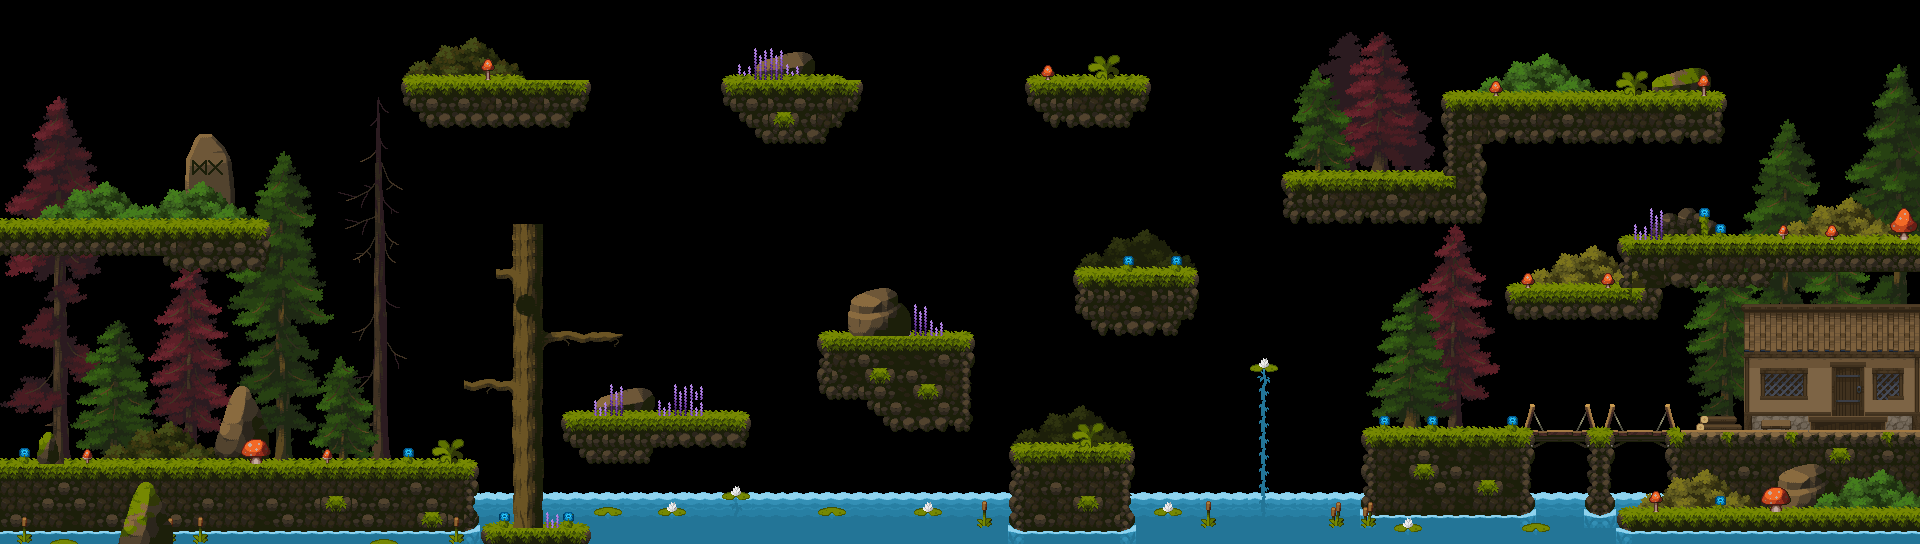

A level layout from a 2D game, rendered from its tile map. Below: a short description, then the map file with tile-grid data replaced by summaries:
An orthogonal 120x34 tile map with 16x16 px tiles, 6 tile layers (Background4, Background3, Background2, Background1, ...), 5 tilesets and 41 objects (28x Coin, 3x SnailLeft, 3x BoarRight, 2x Potion, 2x SnailRight, ...).

<map version="1.10" tiledversion="1.11.2" orientation="orthogonal" renderorder="right-down" width="120" height="34" tilewidth="16" tileheight="16" infinite="0" nextlayerid="14" nextobjectid="61">
 <editorsettings>
  <export target="level_embedded..tmx" format="tmx" />
 </editorsettings>
 <tileset firstgid="1" name="Tiles_alpha" tilewidth="16" tileheight="16" tilecount="625" columns="25" backgroundcolor="#00000000">
  <image source="../../Assets/SpriteSheets/Legacy-Fantasy - High Forest 2.3/Assets/Tiles.png" trans="000000" width="400" height="400" />
 </tileset>
 <tileset firstgid="626" name="Red-Tree_alpha" tilewidth="16" tileheight="16" tilecount="6300" columns="84">
  <image source="../../Assets/SpriteSheets/Legacy-Fantasy - High Forest 2.3/Trees/Red-Tree.png" trans="000000" width="1344" height="1200" />
 </tileset>
 <tileset firstgid="6926" name="Green-Tree_alpha" tilewidth="16" tileheight="16" tilecount="6300" columns="84">
  <image source="../../Assets/SpriteSheets/Legacy-Fantasy - High Forest 2.3/Trees/Green-Tree.png" trans="000000" width="1344" height="1200" />
 </tileset>
 <tileset firstgid="13226" name="Props-Rocks_alpha" tilewidth="16" tileheight="16" tilecount="378" columns="18">
  <image source="../../Assets/SpriteSheets/Legacy-Fantasy - High Forest 2.3/Assets/Props-Rocks.png" trans="000000" width="288" height="336" />
 </tileset>
 <tileset firstgid="13604" name="Buildings_alpha" tilewidth="16" tileheight="16" tilecount="625" columns="25">
  <image source="../../Assets/SpriteSheets/Legacy-Fantasy - High Forest 2.3/Assets/Buildings.png" trans="000000" width="400" height="400" />
 </tileset>
 <layer id="8" name="Background4" width="120" height="34">
  <data>[4080 cells, 1852 non-empty, 805 distinct tile ids]</data>
 </layer>
 <layer id="6" name="Background3" width="120" height="34">
  <data>[4080 cells, 816 non-empty, 410 distinct tile ids]</data>
 </layer>
 <layer id="1" name="Background2" width="120" height="34">
  <data>[4080 cells, 316 non-empty, 184 distinct tile ids]</data>
 </layer>
 <layer id="13" name="Background1" width="120" height="34">
  <data>[4080 cells, 108 non-empty, 28 distinct tile ids]</data>
 </layer>
 <layer id="2" name="Platforms" width="120" height="34">
  <data>[4080 cells, 298 non-empty, 50 distinct tile ids]</data>
 </layer>
 <objectgroup id="10" name="Objects" locked="1">
  <object id="3" name="Coin" gid="541" x="490" y="383" width="16" height="16" />
  <object id="12" name="Coin" gid="541" x="712" y="62.5" width="16" height="16" />
  <object id="13" name="Coin" gid="541" x="104.667" y="136.667" width="16" height="16" />
  <object id="16" name="Coin" gid="541" x="536" y="530" width="16" height="16" />
  <object id="17" name="Coin" gid="541" x="682" y="418" width="16" height="16" />
  <object id="18" name="Coin" gid="541" x="867" y="331" width="16" height="16" />
  <object id="19" name="Potion" gid="566" x="1095" y="268" width="16" height="16" />
  <object id="23" name="Potion" gid="566" x="21.3333" y="222" width="16" height="16" />
  <object id="27" name="Coin" gid="541" x="120.667" y="136.667" width="16" height="16" />
  <object id="28" name="Coin" gid="541" x="136.667" y="136.667" width="16" height="16" />
  <object id="29" name="Coin" gid="541" x="152.667" y="136.667" width="16" height="16" />
  <object id="30" name="Coin" gid="541" x="1568.67" y="345.333" width="16" height="16" />
  <object id="31" name="Coin" gid="541" x="1584.67" y="345.333" width="16" height="16" />
  <object id="32" name="Coin" gid="541" x="1600.67" y="345.333" width="16" height="16" />
  <object id="33" name="Coin" gid="541" x="1616.67" y="345.333" width="16" height="16" />
  <object id="34" name="SnailLeft" gid="570" x="1122.75" y="82.5" width="16" height="16" />
  <object id="35" name="SnailLeft" gid="570" x="452.5" y="467" width="16" height="16" />
  <object id="36" name="BoarRight" gid="570" x="50.25" y="228.25" width="16" height="16" />
  <object id="37" name="BeeRight" gid="570" x="248.583" y="72" width="16" height="16" />
  <object id="38" name="BeeLeft" gid="570" x="1145.33" y="264.333" width="16" height="16" />
  <object id="40" name="SnailRight" gid="570" x="839.333" y="343.333" width="16" height="16" />
  <object id="41" name="SnailRight" gid="570" x="630.667" y="422" width="16" height="16" />
  <object id="42" name="BoarRight" gid="570" x="1641.33" y="247.333" width="16" height="16" />
  <object id="43" name="BoarRight" gid="570" x="1556.67" y="437.333" width="16" height="16" />
  <object id="44" name="Coin" gid="541" x="513.333" y="418" width="16" height="16" />
  <object id="45" name="Coin" gid="541" x="513.333" y="435.333" width="16" height="16" />
  <object id="46" name="Coin" gid="541" x="520.667" y="238.667" width="16" height="16" />
  <object id="47" name="Coin" gid="541" x="750.667" y="242" width="16" height="16" />
  <object id="48" name="Coin" gid="541" x="701.667" y="36.3333" width="16" height="16" />
  <object id="49" name="Coin" gid="541" x="520.5" y="62.1667" width="16" height="16" />
  <object id="50" name="Coin" gid="541" x="529.833" y="36" width="16" height="16" />
  <object id="51" name="PlayerRight" gid="570" x="37.6667" y="470.667" width="16" height="16" />
  <object id="52" name="Coin" gid="541" x="1110.67" y="355.333" width="16" height="16" />
  <object id="53" name="Coin" gid="541" x="1098" y="355.333" width="16" height="16" />
  <object id="54" name="Coin" gid="541" x="1036.67" y="442.667" width="16" height="16" />
  <object id="55" name="Coin" gid="541" x="1023.67" y="442.667" width="16" height="16" />
  <object id="56" name="Coin" gid="541" x="160.667" y="307.333" width="16" height="16" />
  <object id="57" name="Coin" gid="541" x="176.667" y="307.333" width="16" height="16" />
  <object id="58" name="Coin" gid="541" x="192.667" y="307.333" width="16" height="16" />
  <object id="59" name="Coin" gid="541" x="208.667" y="307.333" width="16" height="16" />
  <object id="60" name="SnailLeft" gid="570" x="1429.33" y="182" width="16" height="16" />
 </objectgroup>
 <layer id="7" name="Foreground" width="120" height="34">
  <data>[4080 cells, 114 non-empty, 73 distinct tile ids]</data>
 </layer>
</map>
